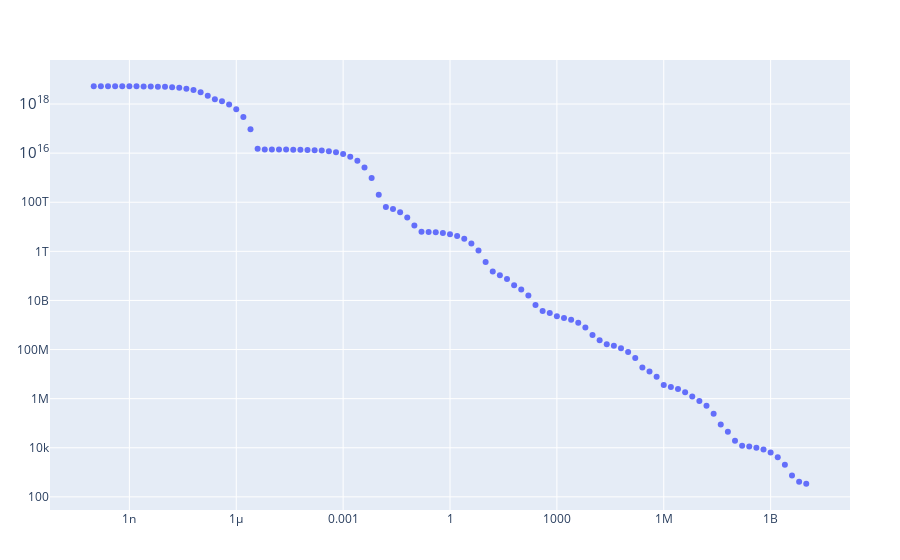

The cell this chart's notebook holds for it:
### Code cell
plot(scatter(max_power_df, x=:Time_seconds, y=:Power_watts, mode="markers",
text=:Isotope, color=:Isotope),
Layout(xaxis_type = "log", yaxis_type = "log", 
color = max_power_df[!, "Isotope"], show_scale =true))
